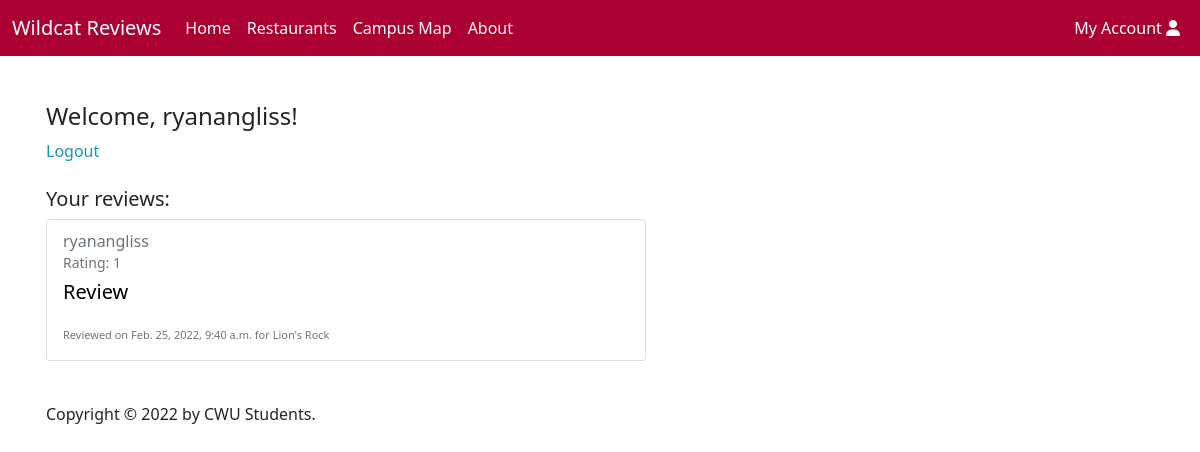
The app's page /account/ (signed in) with its own data.
### reviews/models.py (models this page shows, shortened)
class Review(models.Model):
    resturaunt = models.ForeignKey(Restaurant, on_delete=models.CASCADE, null=True)
    date = models.DateTimeField( auto_now_add=True)
    username = models.CharField(max_length=200, default='user')
    user = models.ForeignKey(User,on_delete=models.CASCADE, null=True)
    text = models.CharField(max_length=3000)
    rating = models.PositiveSmallIntegerField(choices=RATINGS)
    def get_restaurant_name(self):
        return str(self.resturaunt)
    def get_url(self):
        return self.resturaunt.get_absolute_url()

class Restaurant(models.Model):
    name = models.CharField(max_length=200)
    description = models.CharField(max_length=500, default="description")
    location = models.CharField(max_length=200, default="location")
    style = models.CharField(max_length=30, default="Restaurant")
    image_url = models.URLField(max_length = 300, default="", blank=True, null=True)
    tag = models.ManyToManyField(Tag, help_text='tags', blank=True, null=True)
    def __str__(self):
        return self.name
    def get_absolute_url(self):
        return reverse('restaurant-detail', args=[str(self.id)])

### reviews/views.py (the view)
# urls.py: path('account/', views.Account, name='account'),
def Account(request):
    context = {}
    if request.user.is_authenticated:
        userReviews = Review.objects.filter(user=request.user)
        context = {
            'reviews': userReviews
        }
    return render(request, 'reviews/account.html', context)

### reviews/templates/reviews/account.html
{% extends "base_nosearch.html" %}
{% block content %}
<ul class="sidebar-nav">
   {% if user.is_authenticated %}
     <h4>Welcome, {{ user.get_username }}!</h4>
     <li><a href="{% url 'logout'%}?next={{request.path}}">Logout</a></li>
     <br>
     <h5>Your reviews: <h5>
     {% if reviews %}
      {% for review in reviews %}
      <a id="restCard" href="{{ review.get_url }}">
        <div style="padding-bottom: 25px;">
            <div class="card" style="width: 600px;">
              <div class="card-body">
                <h6 class="card-subtitle mb-2 text-muted"> {{ review.username }}</h6>
                <p class="card-subtitle mb-2 text-muted" style="font-size: 14px;">Rating: {{ review.rating }}</p>
                <p class="card-text">{{ review.text }}</p>
                <p class="card-text"><small class="text-muted" style="font-size: 11px;">Reviewed on {{ review.date }} for {{ review.get_restaurant_name}}</small></p>
              </div>
            </div>
        </div>
      </a>
      {% endfor %}
    {% else %}
      <p>No reviews found...
        <a href="{% url 'restaurants'%}">start writing some right now!</a>
      </p>
    {% endif %}
   {% else %}
     <a href="{% url 'login'%}?next={{request.path}}">Login here</a>
     <label> to keep track of all the reviews you submit!</label>
   {% endif %}
  </ul>
  <footer> <p id="copyright">Copyright &copy; 2022 by CWU Students.</p> </footer>
{% endblock %}

### reviews/static/css/style.css (style rules this page uses)
.sidebar-nav { margin-top: 20px; padding: 0; list-style: none; }
body, html { height: 100%; }
a:link { color: #1098ad; text-decoration: none; }
#restCard { color: rgb(0, 0, 0); font-weight: normal; font-style: normal; }
.card { box-shadow: 0 0px 0px 0 rgba(0, 0, 0, 0.2); transition: 0.3s; }
* { box-sizing: border-box; }
#copyright { font-size: 16px; }

### records on screen
Review: username "ryanangliss", rating "1", text "Review", date "Feb. 25, 2022, 9:40 a.m.", get_restaurant_name "Lion's Rock"

### other values on screen
{{ user.get_username }} "ryanangliss"
